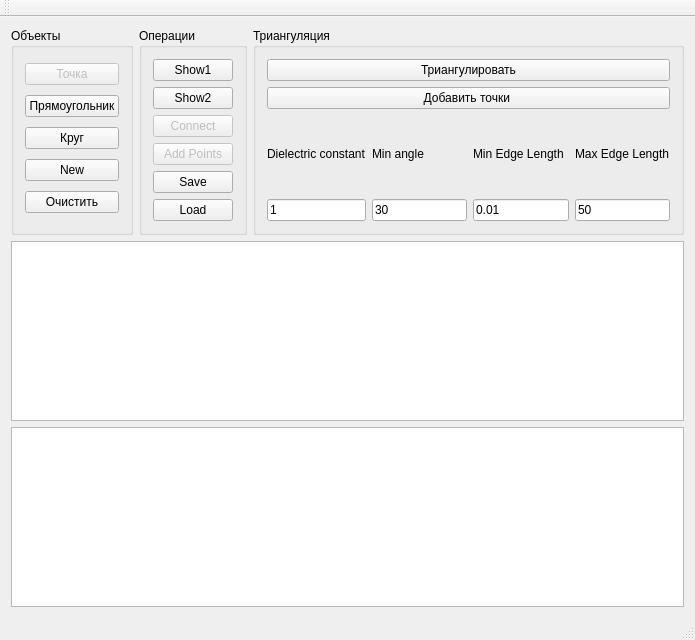
<?xml version="1.0" encoding="UTF-8"?>
<ui version="4.0">
 <class>MainWindow</class>
 <widget class="QMainWindow" name="MainWindow">
  <property name="geometry">
   <rect>
    <x>0</x>
    <y>0</y>
    <width>695</width>
    <height>640</height>
   </rect>
  </property>
  <property name="windowTitle">
   <string>Delaunator</string>
  </property>
  <widget class="QWidget" name="centralWidget">
   <layout class="QGridLayout" name="gridLayout">
    <item row="0" column="0">
     <layout class="QHBoxLayout" name="topLayout">
      <item>
       <widget class="QGroupBox" name="objectsBox">
        <property name="title">
         <string>Объекты</string>
        </property>
        <layout class="QVBoxLayout" name="verticalLayout">
         <item>
          <widget class="QPushButton" name="pointButton">
           <property name="enabled">
            <bool>false</bool>
           </property>
           <property name="text">
            <string>Точка</string>
           </property>
          </widget>
         </item>
         <item>
          <widget class="QPushButton" name="rectButton">
           <property name="text">
            <string>Прямоугольник</string>
           </property>
          </widget>
         </item>
         <item>
          <widget class="QPushButton" name="circleButton">
           <property name="enabled">
            <bool>true</bool>
           </property>
           <property name="text">
            <string>Круг</string>
           </property>
          </widget>
         </item>
         <item>
          <widget class="QPushButton" name="pushButton_2">
           <property name="text">
            <string>New</string>
           </property>
          </widget>
         </item>
         <item>
          <widget class="QPushButton" name="pushButton_3">
           <property name="text">
            <string>Очистить</string>
           </property>
          </widget>
         </item>
        </layout>
       </widget>
      </item>
      <item>
       <widget class="QGroupBox" name="functionsBox">
        <property name="title">
         <string>Операции</string>
        </property>
        <layout class="QVBoxLayout" name="verticalLayout_7">
         <item>
          <widget class="QPushButton" name="femCalc">
           <property name="text">
            <string>Show1</string>
           </property>
          </widget>
         </item>
         <item>
          <widget class="QPushButton" name="showMesh_button">
           <property name="text">
            <string>Show2</string>
           </property>
          </widget>
         </item>
         <item>
          <widget class="QPushButton" name="pushButton">
           <property name="enabled">
            <bool>false</bool>
           </property>
           <property name="text">
            <string>Connect</string>
           </property>
          </widget>
         </item>
         <item>
          <widget class="QPushButton" name="make_1_button">
           <property name="enabled">
            <bool>false</bool>
           </property>
           <property name="text">
            <string>Add Points</string>
           </property>
          </widget>
         </item>
         <item>
          <widget class="QPushButton" name="saveButton">
           <property name="text">
            <string>Save</string>
           </property>
          </widget>
         </item>
         <item>
          <widget class="QPushButton" name="loadButton">
           <property name="text">
            <string>Load</string>
           </property>
          </widget>
         </item>
        </layout>
       </widget>
      </item>
      <item>
       <widget class="QGroupBox" name="settingsBox">
        <property name="title">
         <string>Триангуляция</string>
        </property>
        <layout class="QVBoxLayout" name="verticalLayout_8">
         <item>
          <widget class="QPushButton" name="pushButton_4">
           <property name="text">
            <string>Триангулировать</string>
           </property>
          </widget>
         </item>
         <item>
          <widget class="QPushButton" name="pushButton_8">
           <property name="text">
            <string>Добавить точки </string>
           </property>
          </widget>
         </item>
         <item>
          <layout class="QHBoxLayout" name="horizontalLayout">
           <item>
            <layout class="QVBoxLayout" name="verticalLayout_2">
             <item>
              <widget class="QLabel" name="dielectric_label">
               <property name="text">
                <string>Dielectric constant</string>
               </property>
              </widget>
             </item>
             <item>
              <widget class="QLineEdit" name="dielectric_edit">
               <property name="text">
                <string>1</string>
               </property>
              </widget>
             </item>
            </layout>
           </item>
           <item>
            <layout class="QVBoxLayout" name="verticalLayout_6">
             <item>
              <widget class="QLabel" name="label_3">
               <property name="text">
                <string>Min angle</string>
               </property>
              </widget>
             </item>
             <item>
              <widget class="QLineEdit" name="mAngle_edit">
               <property name="text">
                <string>30</string>
               </property>
              </widget>
             </item>
            </layout>
           </item>
           <item>
            <layout class="QVBoxLayout" name="verticalLayout_5">
             <item>
              <widget class="QLabel" name="minEdge_label">
               <property name="text">
                <string>Min Edge Length</string>
               </property>
              </widget>
             </item>
             <item>
              <widget class="QLineEdit" name="minEdge_edit">
               <property name="text">
                <string>0.01</string>
               </property>
              </widget>
             </item>
            </layout>
           </item>
           <item>
            <layout class="QVBoxLayout" name="verticalLayout_4">
             <item>
              <widget class="QLabel" name="maxEdge_label">
               <property name="text">
                <string>Max Edge Length</string>
               </property>
              </widget>
             </item>
             <item>
              <widget class="QLineEdit" name="maxEdge_edit">
               <property name="text">
                <string>50</string>
               </property>
              </widget>
             </item>
            </layout>
           </item>
          </layout>
         </item>
        </layout>
       </widget>
      </item>
     </layout>
    </item>
    <item row="1" column="0">
     <widget class="QGraphicsView" name="graphicsView"/>
    </item>
    <item row="2" column="0">
     <widget class="QTextBrowser" name="textBrowser"/>
    </item>
   </layout>
  </widget>
  <widget class="QMenuBar" name="menuBar">
   <property name="geometry">
    <rect>
     <x>0</x>
     <y>0</y>
     <width>695</width>
     <height>26</height>
    </rect>
   </property>
  </widget>
  <widget class="QToolBar" name="mainToolBar">
   <attribute name="toolBarArea">
    <enum>TopToolBarArea</enum>
   </attribute>
   <attribute name="toolBarBreak">
    <bool>false</bool>
   </attribute>
  </widget>
  <widget class="QStatusBar" name="statusBar"/>
 </widget>
 <layoutdefault spacing="6" margin="11"/>
 <resources/>
 <connections/>
</ui>
